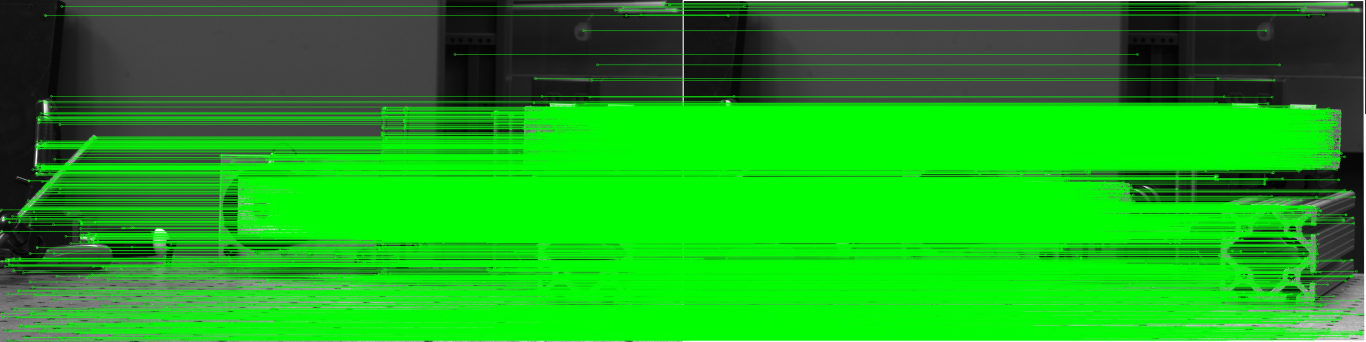
#> input picture buggy/tracks.jpg, 4096 x 1024 px (shown at 1/3 size)
$ python -i hough_detect.py   (imports and definitions only)
#> lines starting #> are read from the running program, lines starting #| are printed output that depends on the picture
#> further down, picture is the input picture: shape (1024, 4096, 3); mean B, G, R 28.4, 164.3, 28.1
#!/usr/bin/env python2
# -*- coding: utf-8 -*-
"""
Created on Mon Apr  8 09:11:15 2019

@author: cngo
"""
import cv2
import numpy as np
import csv

wandPoints = []; right_points = []
    # [8 lines of commented-out code are left out]

def track_circles(img):
    '''applying hough circle search
    dp = 2 #inverse ration of the accumulator resolution
    param1 = 110 #gradient value used to handle edge detection in Yuen et al
    param2 = 100# accumulator threshhold valuefor the circle centers at the detection stage. The smaller it is, the more false circles may be detected. Circles, corresponding to the larger accumulator values, will be returned first.
    minDist=100 #min distance between centers
    minRadius = 50
    maxRadius = 90'''
    blur = cv2.medianBlur(img,5) #first, blur images
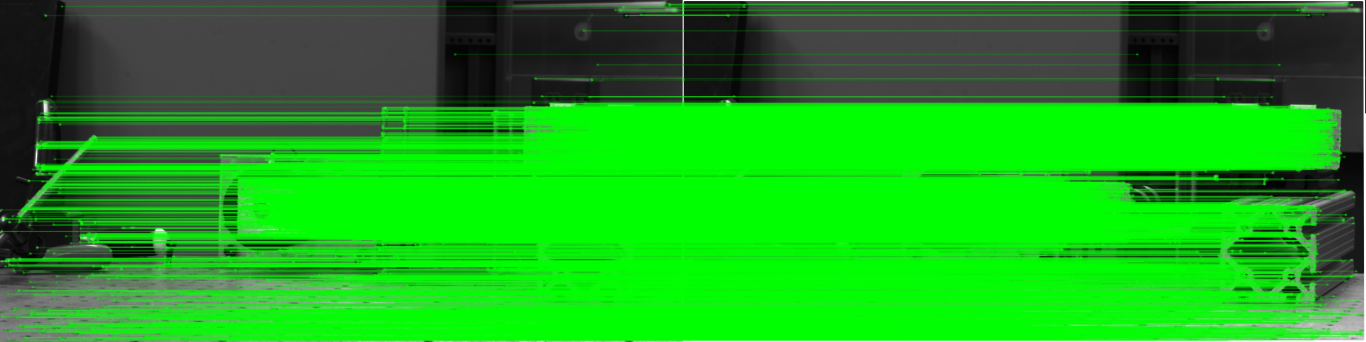
#> blur: shape (1024, 4096, 3) (shown at 1/3 size); mean B, G, R 27.8, 164.1, 27.5
    ret,thresh_init = cv2.threshold(blur,15,255 ,cv2.THRESH_BINARY) # apply thresh holding
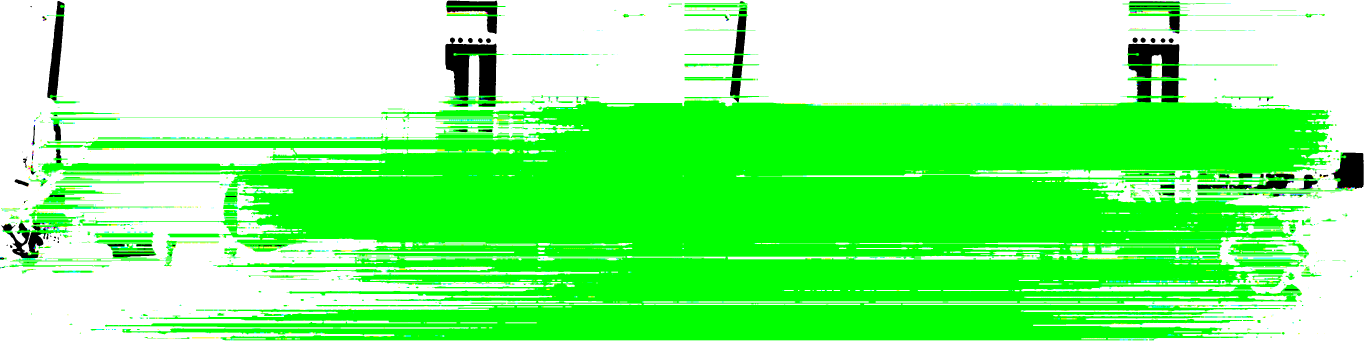
#> thresh_init: shape (1024, 4096, 3) (shown at 1/3 size); mean B, G, R 131, 249.7, 130.8
#> (the run stopped early here; a loop or call above may not have finished)
